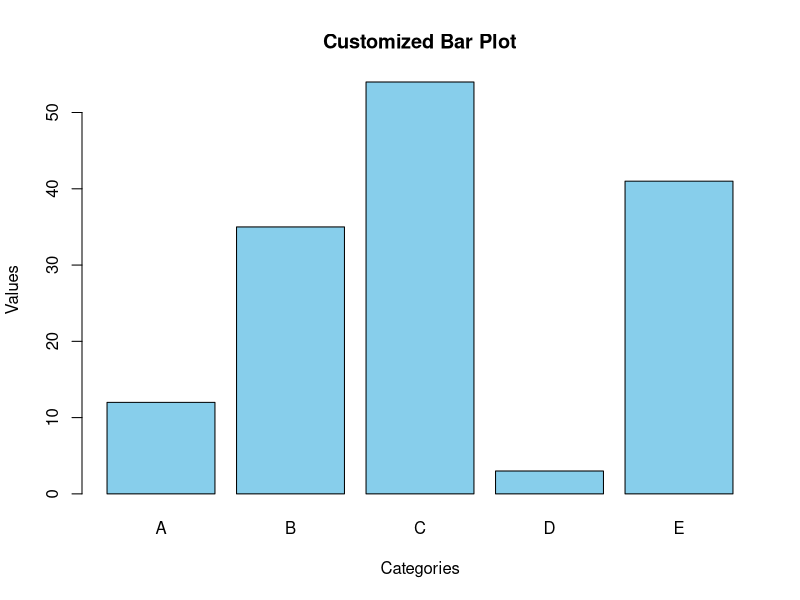

Write R code to recreate this figure.
H <- c(12, 35, 54, 3, 41)


barplot(H,
        main = "Customized Bar Plot",
        names.arg = c("A", "B", "C", "D", "E"),  # Specify bar labels
        col = "skyblue",  # Set bar color
        ylab = "Values",  # Label for the y-axis
        xlab = "Categories"  # Label for the x-axis
)